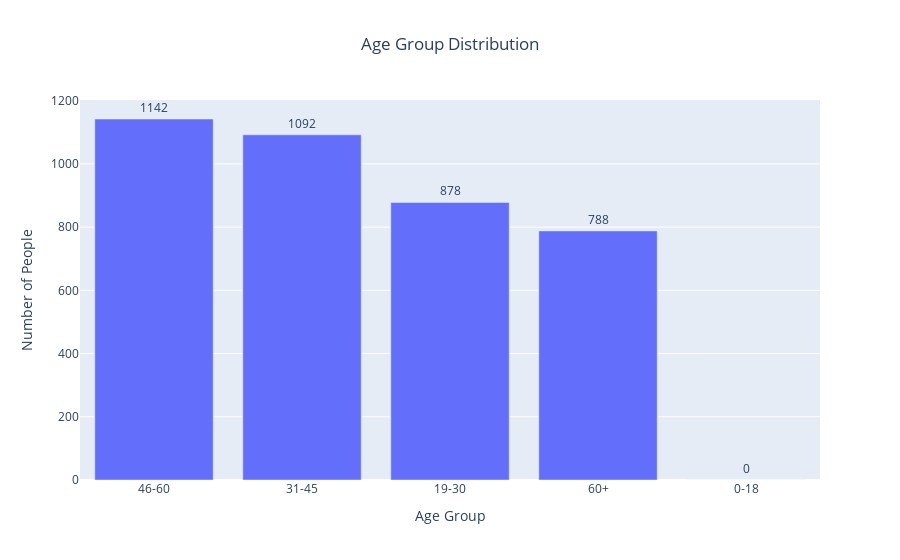

Here is the notebook cell this chart was saved with:
### Code cell
bins = [0, 18, 30, 45, 60, 100]
labels = ['0-18', '19-30', '31-45', '46-60', '60+']
df['Age Group'] = pd.cut(df['Age'], bins=bins, labels=labels, right=False)
age_group_counts = df['Age Group'].value_counts().reset_index()
age_group_counts.columns = ['Age Group', 'Number of People']

fig = px.bar(
    age_group_counts,
    x='Age Group',               
    y='Number of People',      
    title='Age Group Distribution',
    labels={'Age Group': 'Age Group', 'Number of People': 'Number of People'},
    text='Number of People' 
)

fig.update_traces(texttemplate='%{text}', textposition='outside')

fig.update_layout(
    xaxis_title="Age Group",
    yaxis_title="Number of People",
    title_x=0.5, 
    template='plotly'
)
fig.show()

### Figure 1 — Plotly figure (JSON) as saved in the notebook; plotly's stock layout.template omitted (floating-point values rounded to 4 significant figures)
{"data": [{"alignmentgroup": "True", "hovertemplate": "Age Group=%{x}<br>Number of People=%{text}<extra></extra>", "legendgroup": "", "marker": {"color": "#636efa", "pattern": {"shape": ""}}, "name": "", "offsetgroup": "", "orientation": "v", "showlegend": false, "text": [1142, 1092, 878, 788, 0], "textposition": "outside", "texttemplate": "%{text}", "type": "bar", "x": ["46-60", "31-45", "19-30", "60+", "0-18"], "xaxis": "x", "y": [1142, 1092, 878, 788, 0], "yaxis": "y"}], "layout": {"autosize": true, "barmode": "relative", "legend": {"tracegroupgap": 0}, "title": {"text": "Age Group Distribution", "x": 0.5}, "xaxis": {"anchor": "y", "autorange": true, "domain": [0, 1], "range": [-0.5, 4.5], "title": {"text": "Age Group"}, "type": "category"}, "yaxis": {"anchor": "x", "autorange": true, "domain": [0, 1], "range": [0, 1202.0], "title": {"text": "Number of People"}, "type": "linear"}}}
